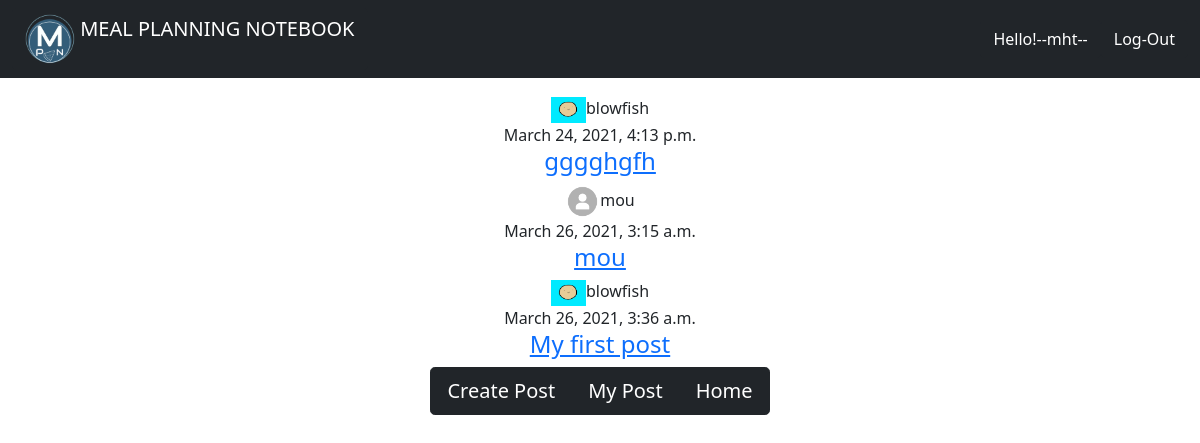
Screenshot of /reviewpost/ (signed in) with the database file from the repository.
### reviewpost/models.py (models this page shows, shortened)
class Reviewpost(models.Model):
    sno=models.AutoField(primary_key=True)
    content_name = models.CharField(max_length=150, null=True)
    content = models.TextField()
    photos = models.ImageField(default="p1.png",upload_to="images/%y",null=True, blank=True)
    date_created = models.DateTimeField(default=now)
    user = models.ForeignKey(User,on_delete=models.CASCADE)
    likes = models.ManyToManyField(User,related_name='postlikes')

### app1/models.py (models this page shows, shortened)
class Customer(models.Model):
	user = models.OneToOneField(User, related_name='profile', on_delete=models.CASCADE)
	name = models.CharField(max_length=200, null=True)
	phone = models.CharField(max_length=200, null=True, blank=True)
	email = models.CharField(max_length=200, null=True)
	profile_pic = models.ImageField(default="unnamed.png", null=True, blank=True)
	date_created = models.DateTimeField(auto_now_add=True, null=True)

### reviewpost/views.py (the view)
# urls.py: path('', views.review_post, name='review_post'),
@login_required
def review_post(request):
    form = Reviewpost.objects.all()
    return render(request,'reviewpost/reviewpost.html',  {'form':form})

### reviewpost/templates/reviewpost/reviewpost.html
{% extends 'reviewpost/base.html' %}
{% block content %}
{% for i in form %}
<div class="jumbotron text-center">
    <img src="{{ i.user.profile.profile_pic.url }}" alt="user image" width="35">{{ i.user }}<br>{{ i.date_created }}
<a href="{% url 'dreviewpost' i.sno %}"><br><h4>{{ i.content_name|safe|truncatechars:50 }}</h4></a>
</div>
{% endfor %}
<div class="jumbotron text-center">
    <div class="btn-group btn-group-lg ">
    <a href="{% url 'creviewpost' %}" class="btn btn-dark"> Create Post</a>
    <br>
    <br>
    <a href="{% url 'mypost' %}" class="btn btn-dark" > My Post</a>
<br>
<br>
<a href="/" class="btn btn-dark" > Home</a>
</div>
{% endblock %}

### reviewpost/templates/reviewpost/base.html (shortened to what this page needs)
{% load static %}
<!DOCTYPE html>
<html lang="en">
<head>
    <link href="https://cdn.jsdelivr.net/npm/bootstrap@5.0.0-beta2/dist/css/bootstrap.min.css" rel="stylesheet">
</head>
<body>
<nav class="navbar navbar-expand-md fixed-top bg-dark navbar-dark">
        <div class="container-fluid">
        <div class="navbar-header">
            <a href="{% url 'home' %}" class="navbar-brand btn btn-dark">
            <img src="{% static 'images/icon.png' %}" width="50" height="50" class="d-inline-block align-top">
            <span>MEAL PLANNING NOTEBOOK</span>
            </a>
        </div>
        {% if user.is_authenticated %}
        <ul class="navbar-nav">
            <li class="nav-item"><button type="button"  class="btn btn-dark"> Hello!--{{ user.username }}-- </button></li>
            <li class="nav-item">
                <form method="POST" action="{% url 'logoutuser' %}">
                <button type="submit"  class="btn btn-dark">Log-Out</button>
            </li>
        </ul>
        {% endif %}
    </div>
    </nav>
    <div class="container-fluid">
        <br>
        <br>
        <br>
        <br>
    {% block content %}{% endblock %}
</div>
</body>
</html>

### rows the page displays
Reviewpost: user.profile.profile_pic (picture), user "blowfish", date_created "March 24, 2021, 4:13 p.m.", content_name "gggghgfh"
Reviewpost: user.profile.profile_pic (picture), user "mou", date_created "March 26, 2021, 3:15 a.m.", content_name "mou"
Reviewpost: user.profile.profile_pic (picture), user "blowfish", date_created "March 26, 2021, 3:36 a.m.", content_name "My first post"

### other values shown
{{ user.username }} "mht"
